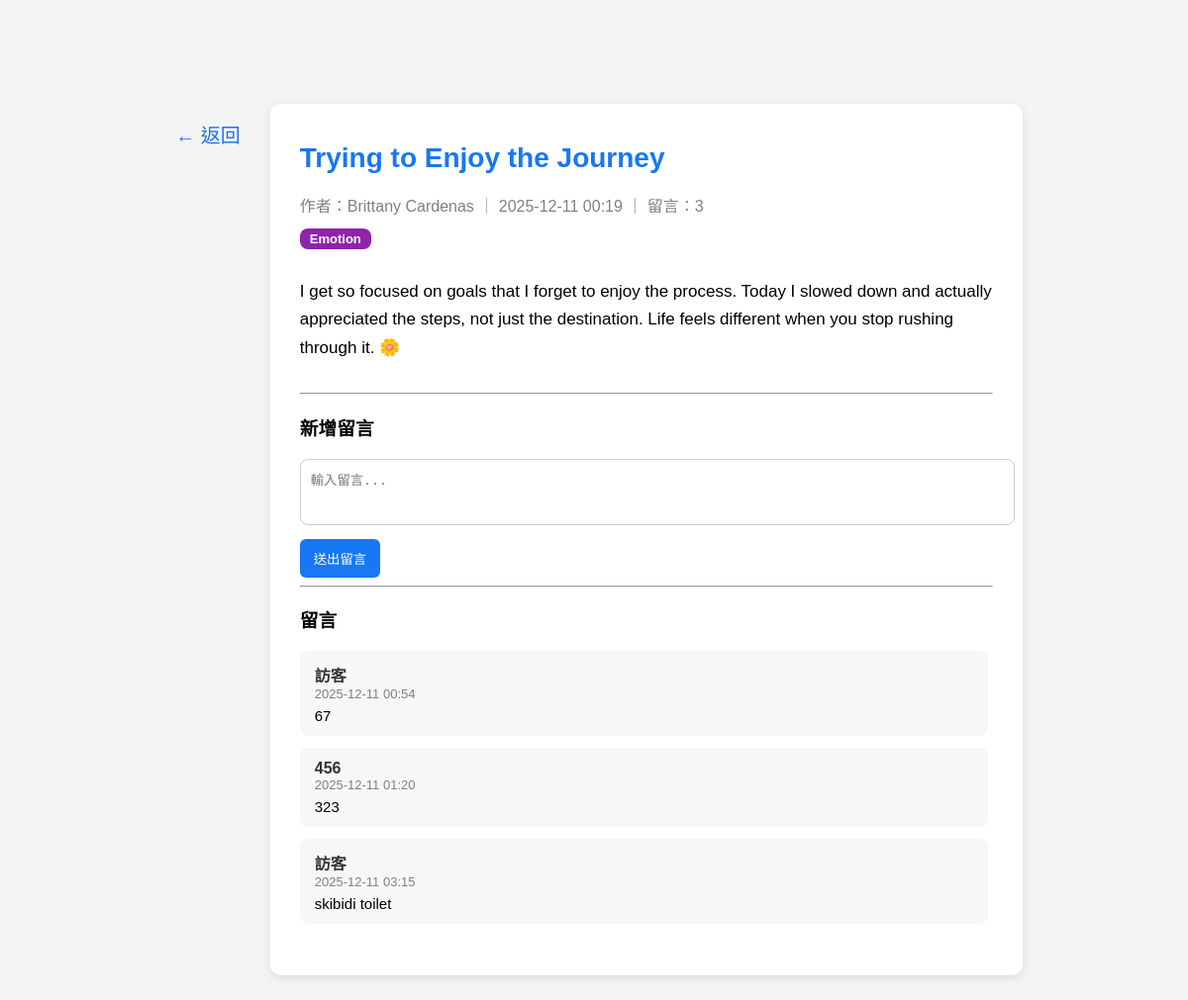
Page /posts/50 on the committed database.
### models/post.py (models this page shows)
class Post(db.Model):
    id = db.Column(db.Integer, primary_key=True)
    title = db.Column(db.String(120), nullable=False)
    content = db.Column(db.Text, nullable=False)
    tag = db.Column(db.String(50), nullable=True)
    created_at = db.Column(db.DateTime, default=datetime.utcnow)
    user_id = db.Column(db.Integer, db.ForeignKey("user.id"), nullable=False)
    user = db.relationship("User", backref="posts")
    comments = db.relationship("Comment", backref="post", cascade="all, delete")
    likes = db.relationship("Like", backref="post", lazy="dynamic")

### models/user.py (models this page shows, shortened)
class User(db.Model, UserMixin):
    id = db.Column(db.Integer, primary_key=True)
    username = db.Column(db.String(50), unique=True, nullable=False)
    email = db.Column(db.String(120), unique=True, nullable=False)
    password = db.Column(db.String(255), nullable=False)
    reset_code = db.Column(db.String(6), nullable=True)
    reset_code_expire = db.Column(db.DateTime, nullable=True)

### models/comment.py (models this page shows)
class Comment(db.Model):
    id = db.Column(db.Integer, primary_key=True)
    content = db.Column(db.Text, nullable=False)
    author = db.Column(db.String(50), nullable=False)
    created_at = db.Column(db.DateTime, default=datetime.utcnow)
    post_id = db.Column(db.Integer, db.ForeignKey("post.id"), nullable=False)

### routes/posts.py (the view, shortened to what this page needs)
@posts_bp.route("/posts/<int:post_id>", methods=["GET", "POST"])
def view_post(post_id):
    post = Post.query.get_or_404(post_id)
    return render_template("post_view.html", post=post)

### templates/post_view.html (shortened to what this page needs)
<!DOCTYPE html>
<html lang="zh-Hant">
<head>
    <link rel="stylesheet" href="/static/style.css">
</head>
<body>
<div class="post-wrapper">
    <a href="/home" class="back-side-btn">← 返回</a>
    <div class="post-card">
        <h1 class="post-title">{{ post.title }}</h1>
        <p class="post-meta">
            作者：{{ post.user.username }} ｜ {{ post.created_at.strftime("%Y-%m-%d %H:%M") }}
            ｜ 留言：{{ post.comments|length }}
        </p>
        {% if post.tag %}
        <span class="tag-badge tag-{{ post.tag }}">{{ post.tag }}</span>
        {% endif %}
        <p class="post-content">
            {{ post.content | safe }}
        </p>
    <hr>
    <h3>新增留言</h3>
    <form method="POST">
        <textarea name="content" rows="3" placeholder="輸入留言..." required></textarea>
        <button type="submit">送出留言</button>
    </form>
    <hr>
    <h3>留言</h3>
    <div class="comment-container">
        {% if post.comments %}
            {% for c in post.comments %}
                <div class="comment-box">
                    <div class="comment-author">{{ c.author }}</div>
                    <div class="comment-time">{{ c.created_at.strftime("%Y-%m-%d %H:%M") }}</div>
                    <div class="comment-content">{{ c.content }}</div>
                </div>
            {% endfor %}
        {% else %}
            <p style="color:gray;">目前沒有留言。</p>
        {% endif %}
    </div>
</div>
</body>
</html>

### static/style.css (style rules this page uses)
body { margin: 0; font-family: "Microsoft JhengHei", sans-serif; background: #f4f4f4; padding-top: 65px; }
.post-card { width: 100%; background: white; padding: 20px 30px; border-radius: 10px; box-shadow: 0 3px 10px rgba(0,0,0,0.1); margin-bottom: 25px; }
.tag-badge { display: inline-block; padding: 4px 10px; border-radius: 10px; font-size: 13px; font-weight: bold; margin-bottom: 10px; margin-right: 6px; color: white !important; }
.tag-Emotion { background: #8e24aa !important; }
.comment-container { max-height: 300px; overflow-y: auto; padding-right: 5px; margin-bottom: 20px; }
.comment-box { background: #f7f7f7; padding: 12px 15px; border-radius: 8px; margin-bottom: 12px; }
.comment-author { font-weight: bold; color: #333; }
.comment-time { color: gray; font-size: 13px; }
.comment-content { margin-top: 6px; font-size: 15px; }

### templates/post_view.html (style rules this page uses)
.post-wrapper { display: flex; justify-content: center; gap: 20px; margin-top: 40px; }
.back-side-btn { font-size: 20px; color: #1a73e8; text-decoration: none; padding: 6px 10px; border-radius: 6px; height: fit-content; margin-top: 10px; transition: background 0.2s; }
.post-card { width: 700px; background: white; padding: 20px 30px; border-radius: 10px; box-shadow: 0 3px 10px rgba(0,0,0,0.1); }
.post-title { font-size: 28px; color: #1877f2; }
.post-meta { color: gray; margin-bottom: 12px; }
.tag-badge { display: inline-block; background: #e3f2fd; color: #1565c0; padding: 3px 10px; border-radius: 8px; font-size: 13px; margin-bottom: 12px; }
.post-content { font-size: 17px; line-height: 1.7; margin-bottom: 30px; }
.comment-box { background: #f7f7f7; padding: 12px 15px; border-radius: 8px; margin-bottom: 12px; }
.comment-author { font-weight: bold; color: #333; }
.comment-time { color: gray; font-size: 13px; }
.comment-content { margin-top: 6px; font-size: 15px; }
textarea { width: 100%; padding: 10px; border-radius: 8px; border: 1px solid #ccc; resize: none; }
button { margin-top: 10px; padding: 10px 14px; background: #1877f2; color: white; border: none; border-radius: 6px; cursor: pointer; }

### rows in the picture
Post: title "Trying to Enjoy the Journey", created_at "2025-12-11 00:19", tag "Emotion", content "I get so focused on goals that I forget to enjoy the process. Today I slowed down and actually appreciated the steps, not just the destination. Life feels different when you stop rushing through it. 🌼"
User: user.username "Brittany Cardenas"
Comment: author "訪客", created_at "2025-12-11 00:54", content "67"
Comment: author "456", created_at "2025-12-11 01:20", content "323"
Comment: author "訪客", created_at "2025-12-11 03:15", content "skibidi toilet"

### other values in the picture
{{ post.comments|length }} "3"
